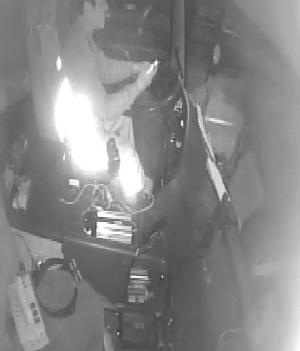
#> input picture mlp_training_fullimage/abnormal_img_108.jpg, 300 x 351 px, given in place of cellphone-0.jpg, which was not available
$ python DNN_truck_driver_test_v2.py
#> lines starting #> are read from the running program, lines starting #| are printed output that depends on the picture
import matplotlib.pyplot as plt

import numpy as np
import pandas as pd
import cv2
import tensorflow as tf
import os
from darkflow.net.build import TFNet
import random as rd
from sklearn.metrics import f1_score

expansion_rate = 2
path_test_data = "../training/"
#path_test_data = "labels/cup/images/"
path_result_folder = "mlp-training/result/"
path_premlp = "mlp-training/result/premlp/"
path_original = "mlp-training/result/original/"
path_cup = "labels/cup/images/"
path_cellphone = "labels/cellphone/images/"
path_paper = "labels/paper/images/"
path_mlp_training = "mlp-training/"


options = {"model": "cfg/truck-yolo.cfg", "load": -1, "gpu":0.75,"threshold":0.9}
#options = {"model": "cfg/truck-yolo.cfg", "load": -1, "gpu":0.0,"threshold":0.9}
#options = {"model": "cfg/truck-yolo.cfg", "load": 56500, "gpu":0.75}
path_yolo_test = "labels/cellphone/images/"

path_mlp_sample_image = "mlp-training/cellphone-0.jpg"
path_mlp_csv = "mlp-training/csv/truck_driver.csv"
path_mlp_model = "mlp-training/saved_models/model-800.ckpt"
size_mlp_data = (100,100)

# [67 lines left out: functions relu, expansion, get_yolo_info, pre_mlp, draw, detect, not called in this run]


img = cv2.imread(path_mlp_sample_image,0)
#> img is the input picture: shape (351, 300); min 56, max 255, mean 134.2
img2 = cv2.resize(img, size_mlp_data)
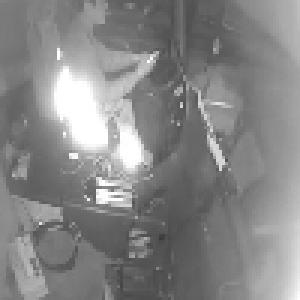
#> img2: shape (100, 100) (shown 3 times larger); min 57, max 255, mean 134.2
img2 = img2.flatten()
#> img2 = 10000 values, max 255 at index 1719, min 57 at index 7953, mean 134.2
#print(img2.shape)

#> (the run stopped early here; a loop or call above may not have finished)

$ run again, on mlp_training_fullimage/abnormal_img_186.jpg
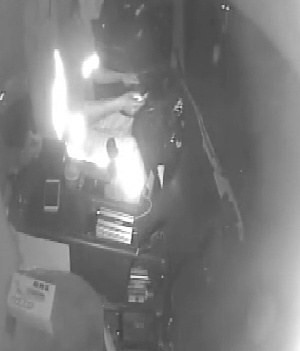
#> input picture mlp_training_fullimage/abnormal_img_186.jpg, 300 x 351 px, given in place of cellphone-0.jpg, which was not available
#> img is the input picture: shape (351, 300); min 47, max 255, mean 126.2
#> `img2 = cv2.resize(img, size_mlp_data)`:
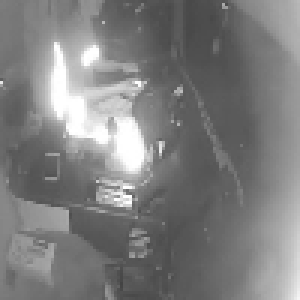
#> img2: shape (100, 100) (shown 3 times larger); min 67, max 255, mean 126.1
#> `img2 = img2.flatten()`: img2 = 10000 values, max 255 at index 1518, min 67 at index 9440, mean 126.1
